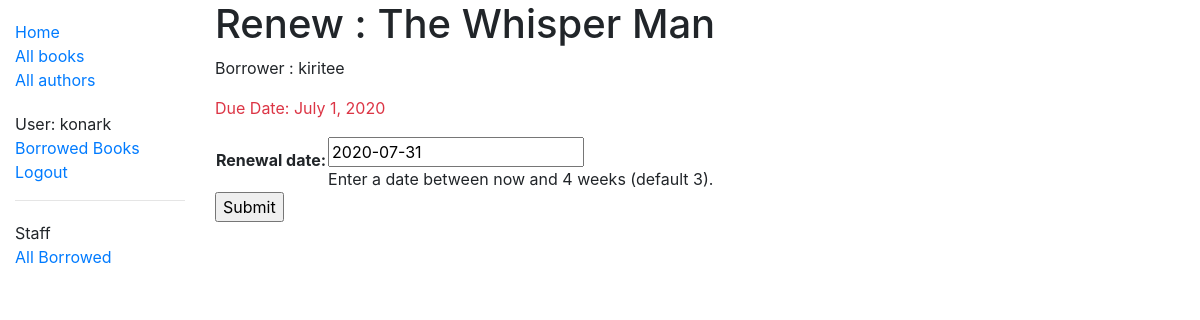
/catalog/book/e52eee66-0c48-4605-9656-916e6ebeee7b/renew (signed in), run on the app's committed database.
### catalog/models.py (models this page shows, shortened)
class BookInstance(models.Model):
    id = models.UUIDField(
        primary_key=True,
        default=uuid.uuid4,
        help_text='Unique ID for this particular book across whole library'
    )
    book = models.ForeignKey(Book, on_delete=models.SET_NULL, null=True)
    due_back = models.DateField(null=True, blank=True)
    LOAN_STATUS = (
        ('a', 'Available'),
        ('m', 'Maintenance'),
        ('r', 'Reserved'),
        ('o', 'On-Loan'),
    )
    status = models.CharField(
        max_length=1,
        choices=LOAN_STATUS,
        blank=True,
        default='m',
        help_text='Book Availability'
    )
    borrower = models.ForeignKey(User, on_delete=models.SET_NULL, null=True, blank= True)
    class Meta:
        ordering = ['id','status','due_back']
        permissions = (('can_mark_returned','Return Book'),)
    @property
    def is_overdue(self):
        if self.due_back and date.today() >self.due_back:
            return True
        return False

class Book(models.Model):
    title = models.CharField(max_length=200, help_text='Title of book')
    author = models.ForeignKey('Author', on_delete=models.SET_NULL, null=True)
    summary = models.TextField(
        max_length=1000, help_text='Enter a brief description of the book')
    imprint = models.CharField(
        max_length=30, help_text='Enter publisher imprint')
    isbn = models.CharField(
        'ISBN', max_length=13, help_text='13 Character <a href="https://www.isbn-international.org/content/what-isbn">ISBN number</a>')
    genre = models.ManyToManyField(
        Genre, help_text='Select a genre for the book')
    language = models.ForeignKey(
        'Language', on_delete=models.SET_NULL, null=True)

### catalog/views.py (the view)
# urls.py: path('book/<uuid:pk>/renew',views.renew_book_librarian, name='renew-book-librarian'),
@permission_required('catalog.can_mark_returned')
def renew_book_librarian(request,pk):
    bookinstance = get_object_or_404(BookInstance,pk=pk)
    if request.method == 'POST':
        form = RenewBookForm(request.POST)
        if form.is_valid():
            bookinstance.due_back = form.cleaned_data['renewal_date']
            bookinstance.save()
            return HttpResponseRedirect(reverse('all-borrowed'))
    else:
        default_renewal_date = datetime.date.today() + datetime.timedelta(weeks=3)
        default_form_data= {'renewal_date':default_renewal_date}
        form = RenewBookForm(initial = default_form_data)
    context = {
        'form':form,
        'bookinstance':bookinstance,
    }
    return render(request, 'catalog/book_renew_librarian.html', context)

### catalog/forms.py (shortened to what this page needs)
class RenewBookForm(forms.Form):
    renewal_date = forms.DateField(help_text="Enter a date between now and 4 weeks (default 3).")

### catalog/templates/catalog/book_renew_librarian.html (shortened to what this page needs)
{% extends 'base-generic.html' %}
{% block content %}
    <h1>Renew : {{bookinstance.book.title}}</h1>
    <p>Borrower : {{bookinstance.borrower}}</p>
    <p {% if bookinstance.is_overdue %} class = 'text-danger' {% endif %}> Due Date: {{bookinstance.due_back}}</p>
    <form action='' method = 'POST'>
        <table>
            {{form.as_table}}
        </table>
        <input type="submit" value = 'Submit'>
    </form>
{% endblock content %}

### catalog/templates/base-generic.html (shortened to what this page needs)
<!DOCTYPE html>
<html lang="en">
<head>
    <link rel="stylesheet" href="https://stackpath.bootstrapcdn.com/bootstrap/4.1.3/css/bootstrap.min.css"
>
    {% load static %}
    <link rel="stylesheet" href="{% static 'css/styles.css' %}">
</head>
<body>
    <div class="container-fluid">
        <div class="row">
            <div class="col-sm-2">
                {% block sidebar %}
                <ul class="sidebar-nav">
                    <li><a href="{% url 'index' %}">Home</a></li>
                    <li><a href="{% url 'books' %}">All books</a></li>
                    <li><a href="{% url 'authors' %}">All authors</a></li>
                {% if user.is_authenticated %}
                </ul>
                <ul class="sidebar-nav">
                        <li>User: {{ user.get_username }}</li>
                        <li><a href = "{% url 'my-borrowed' %}">Borrowed Books</a></li>
                        <li><a href= "{% url 'logout'%}?next={{request.path}}"> Logout</a></li>
                    {% else %}
                        <li><a href= "{% url 'login'%}?next={{request.path}}"> Login</a></li>
                    {% endif %}
                    {% if perms.catalog.can_mark_returned %}
                </ul>
                <hr>
                <ul class="sidebar-nav">
                        <li>Staff</li>
                        <li><a href = "{% url 'all-borrowed' %}">All Borrowed</a></li>
                    {% endif %}
                </ul>
                {% endblock %}
            </div>
            <div class="col-sm-10 ">
                {% block content %}{% endblock %}
            </div>
        </div>
    </div>
</body>
</html>

### catalog/static/css/styles.css (style rules this page uses)
.sidebar-nav { margin-top: 20px; padding: 0; list-style: none; }

### data on the page
BookInstance: book "The Whisper Man", borrower "kiritee", due_back "July 1, 2020"

### other printed values
{{ user.get_username }} "konark"
